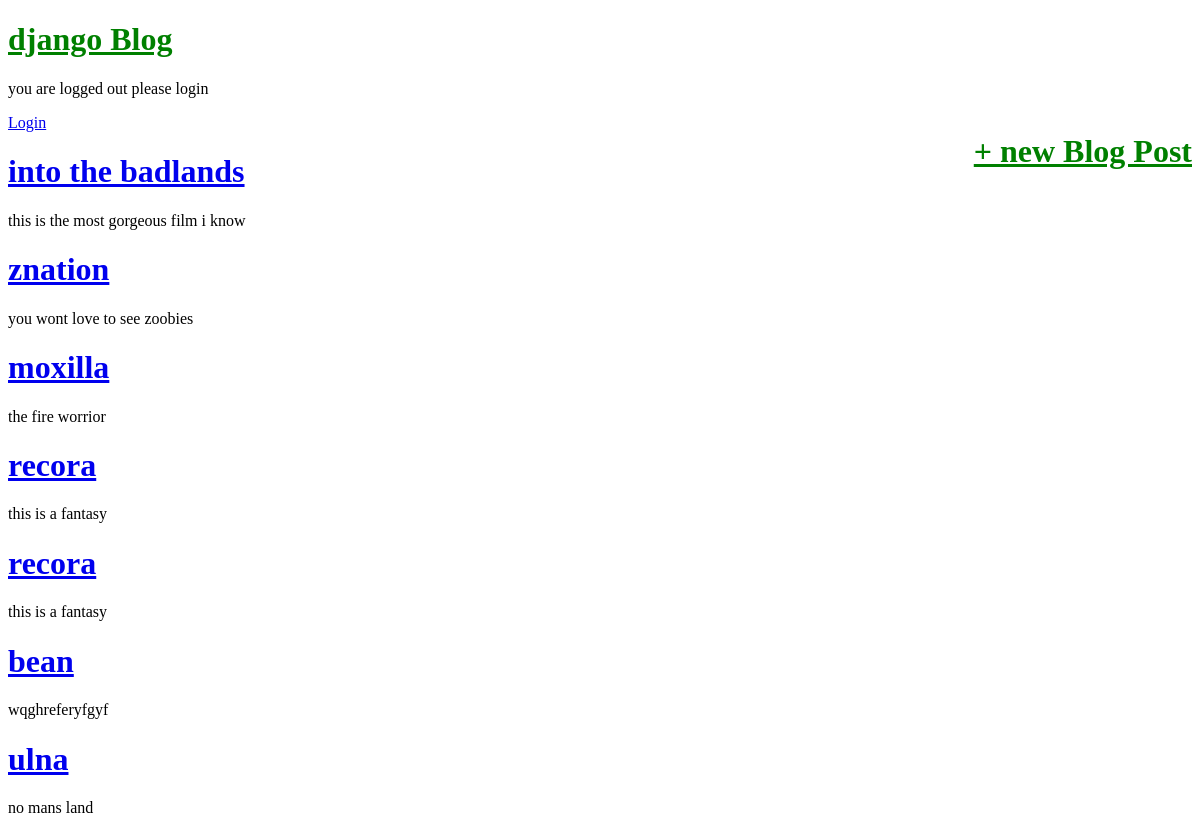
/, run on an earlier commit of the app's database.
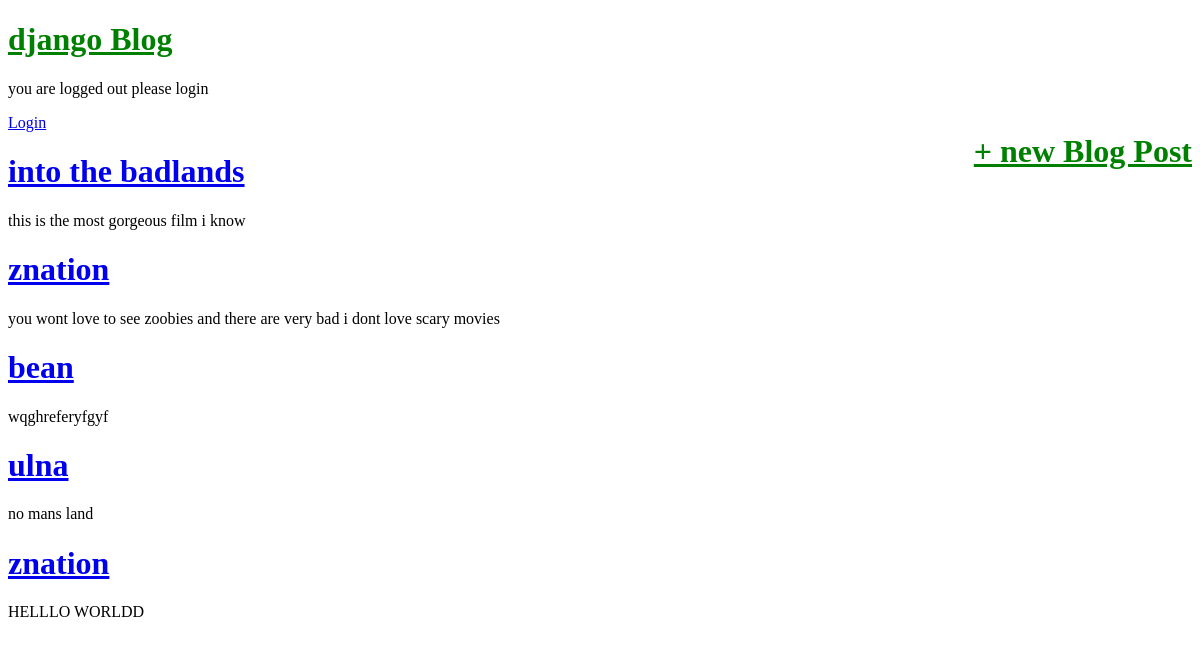
And on a later commit of the database.
### blog/models.py (models this page shows, shortened)
class POst(models.Model):
    tittle = models.CharField(max_length=200)
    author = models.ForeignKey(
        'auth.User',
        on_delete=models.CASCADE,
    )
    body = models.TextField()

### blog/views.py (the view)
# urls.py: path('', BlogListView.as_view(), name='home'),
class BlogListView(ListView):
    model = POst
    template_name = 'home.html'

### templates/home.html (shortened to what this page needs)
{% extends 'base.html' %}
{% block content %}
{% for post in object_list %}
<div class="post-entry">
    <h1><a href="{% url 'post_detail' post.pk %}">{{post.tittle}}</a></h1>
    <p> {{post.body}}</p>
</div>
{% endfor%}
{% endblock content %}

What changed in the data, as far as the page shows it:
removed POst: tittle "moxilla", body "the fire worrior"
removed POst: tittle "recora", body "this is a fantasy"
removed POst: tittle "recora", body "this is a fantasy"
changed POst: body "you wont love to see zoobies" → "you wont love to see zoobies and there are very bad i dont love scary movies"
added POst: tittle "znation", body "HELLLO WORLDD"
